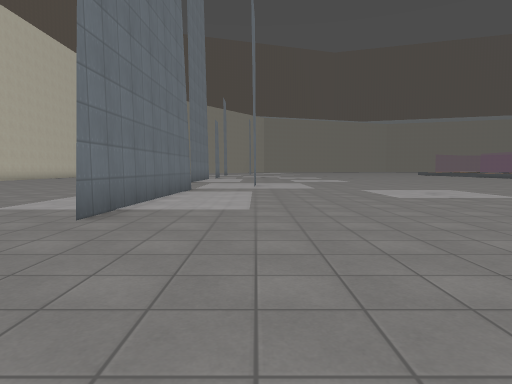
[1] (above)

24 first-person views from a walk through a 3-D level made in the Godot game engine. The camera is 1.3 m above the floor, tilts 4° down and sees 75° across. The floor is counted in squares, 2 m on a side. Each view is taken from the middle of a square. On the plan, view 1 faces up. The plan holds only what a view shows up to about 10 squares ahead; the rest is blank. The place goes on beyond the plan. Surface patterns are stand-ins for the level's own textures.

[2]
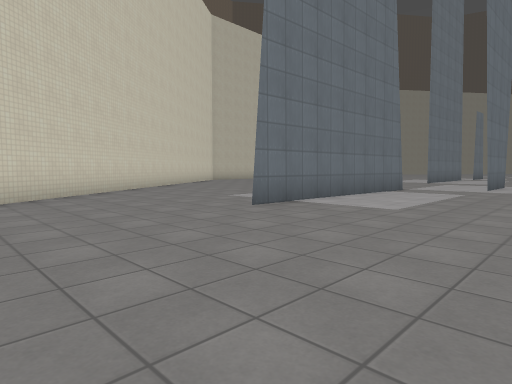

[3]
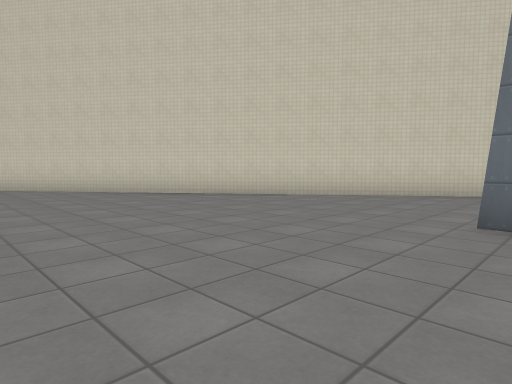

[4]
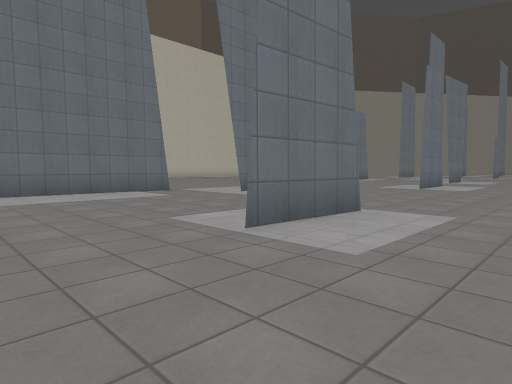

[5]
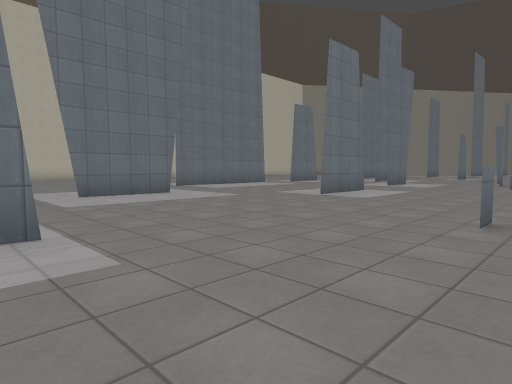

[6]
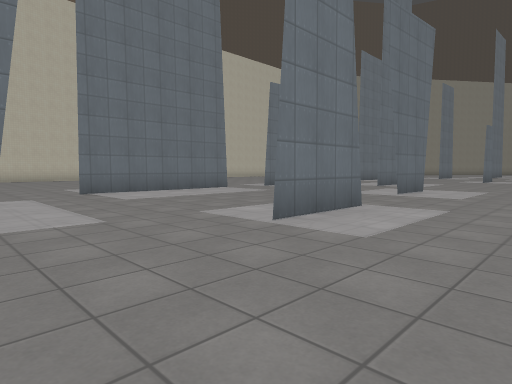

[7]
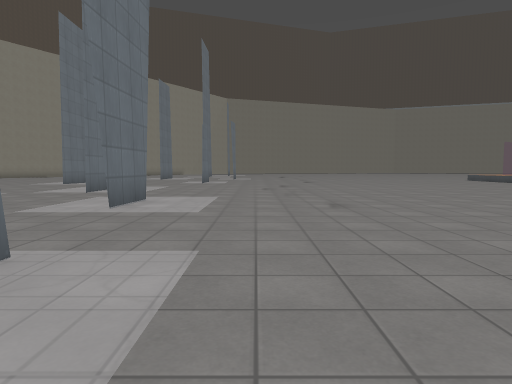

[8]
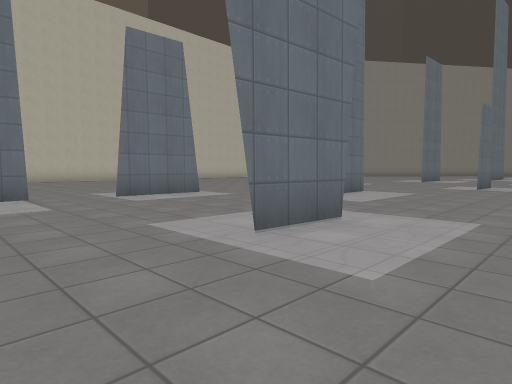

[9]
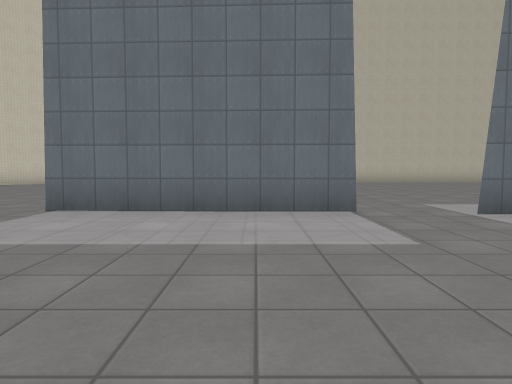

[10]
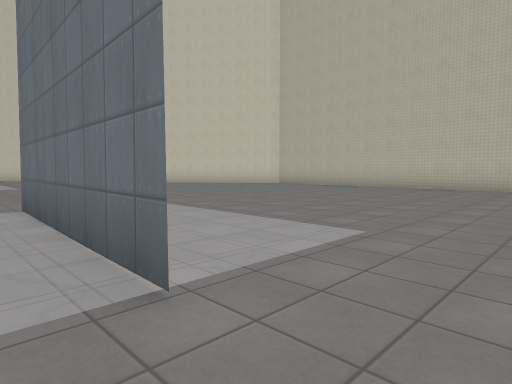

[11]
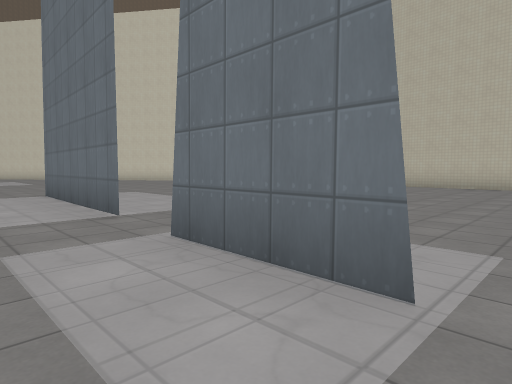

[12]
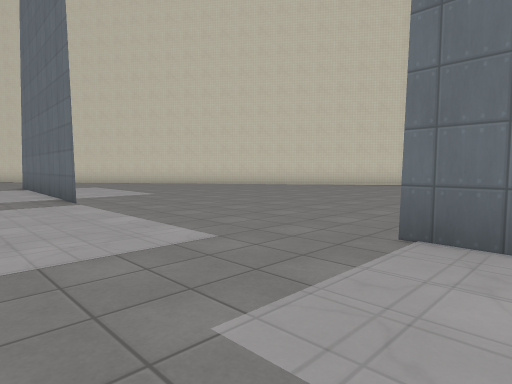

[13]
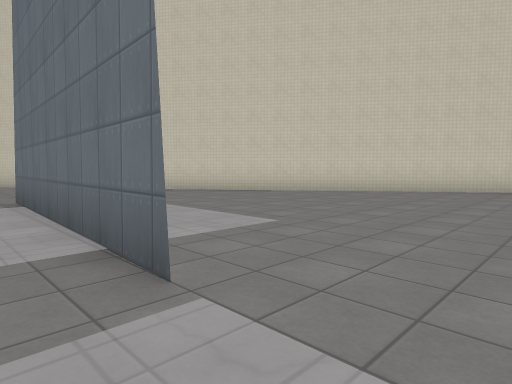

[14]
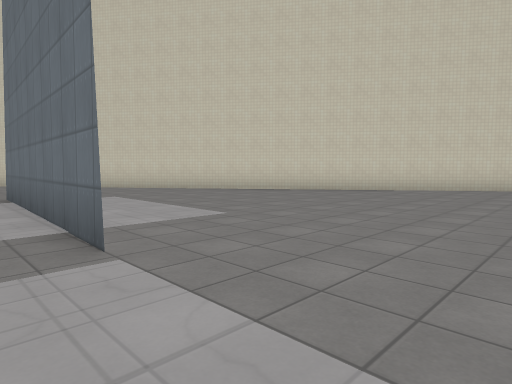

[15]
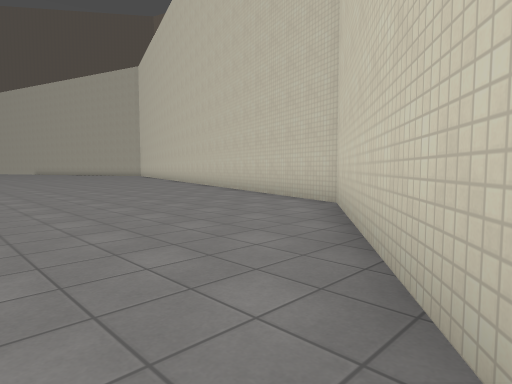

[16]
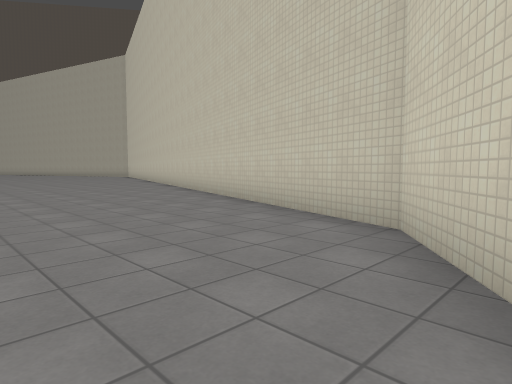

[17]
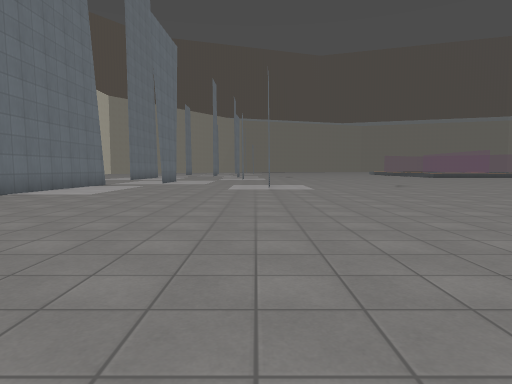

[18]
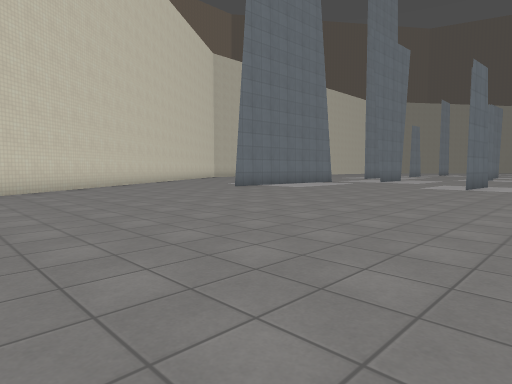

[19]
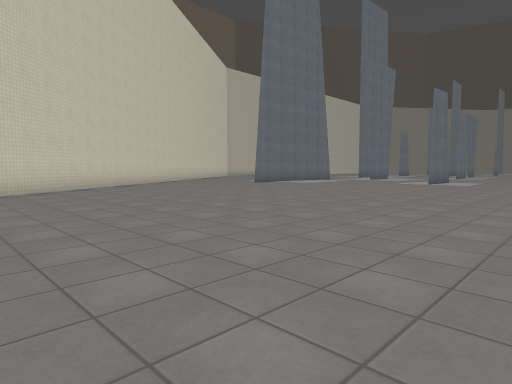

[20]
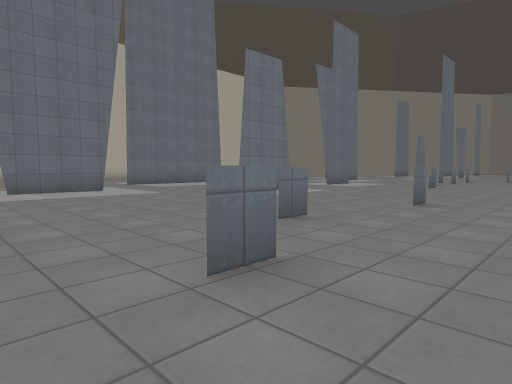

[21]
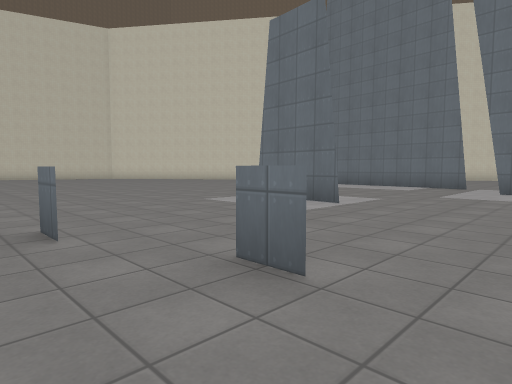

[22]
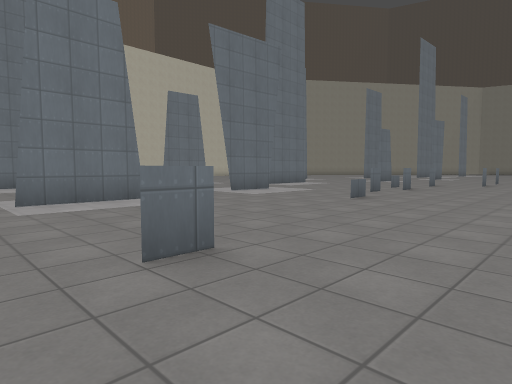

[23]
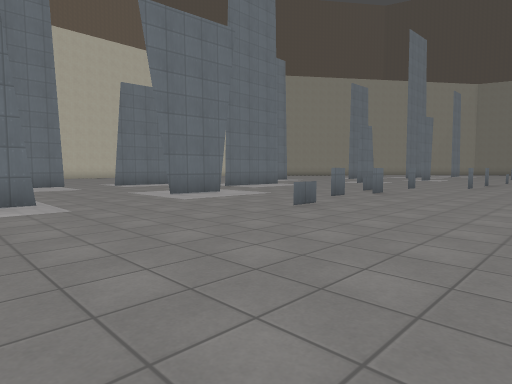

[24]
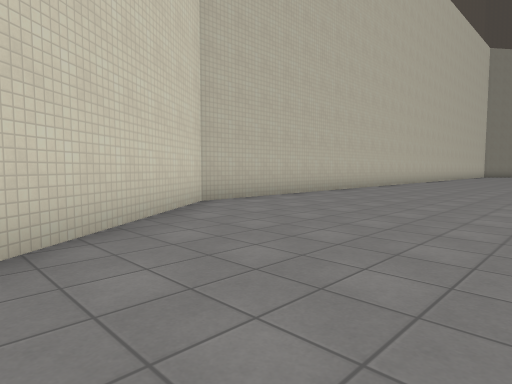

### Floor plan
Points are (right, up) in squares from view 1. A wall is a line through its corners. A room is listed if a view was taken in it or the views show most of it. See-through windows are left out.
Room 1 (views 1, 2, 3, 4, 5, 6, 7, 8, 9, 10, 11, 12, 13, 14, 15, 16, 17, 18, 19, 20, 21, 22, 23, 24)
walls: (-2, 10.4) (-2.3, 4.1); (7.8, 16.8) (7.8, 16); (9.2, 9.8) (9.2, 9); (5.7, 24.5) (5.7, 23.8); (6, 26) (6, 25.2); (-8, 4.3) (1.4, -8.6) (8.4, -10.9); (-13.5, 16.8) (-13.5, 12) (-9.1, 5.9); (-13.5, 20.5) (-13.5, 19.2)
low walls: (6.3, 22.4) (6.3, 21.6)
objects: other object (-3, 16) to (-3, 18); other object (-3, 20); other object (-3, 23) to (-3, 24); other object (0, 12) to (0, 14); other object (0, 25) to (0, 27); other object (3, 17) to (3, 18); other object (3, 22) to (3, 23); other object (4, 8) to (4, 9)

Positions as (right, up) in squares from view 1, and headings:
1: (0, 0), facing up
2: (2, 0), facing up-left
3: (2, 5), facing down-left
4: (7, 5), facing up-left
5: (8, 9), facing up-left
6: (6, 13), facing up-left
7: (5, 16), facing up
8: (5, 19), facing up-left
9: (2, 19), facing left
10: (-2, 22), facing down-left
11: (-1, 25), facing down-left
12: (0, 17), facing down-left
13: (-1, 12), facing down-left
14: (-1, 13), facing down-left
15: (-2, -3), facing down-right
16: (0, -5), facing down-right
17: (4, -3), facing up
18: (7, -4), facing up-left
19: (9, -7), facing up-left
20: (10, 10), facing up-left
21: (10, 13), facing down-left
22: (10, 15), facing up-left
23: (10, 17), facing up-left
24: (-8, 8), facing up-left
